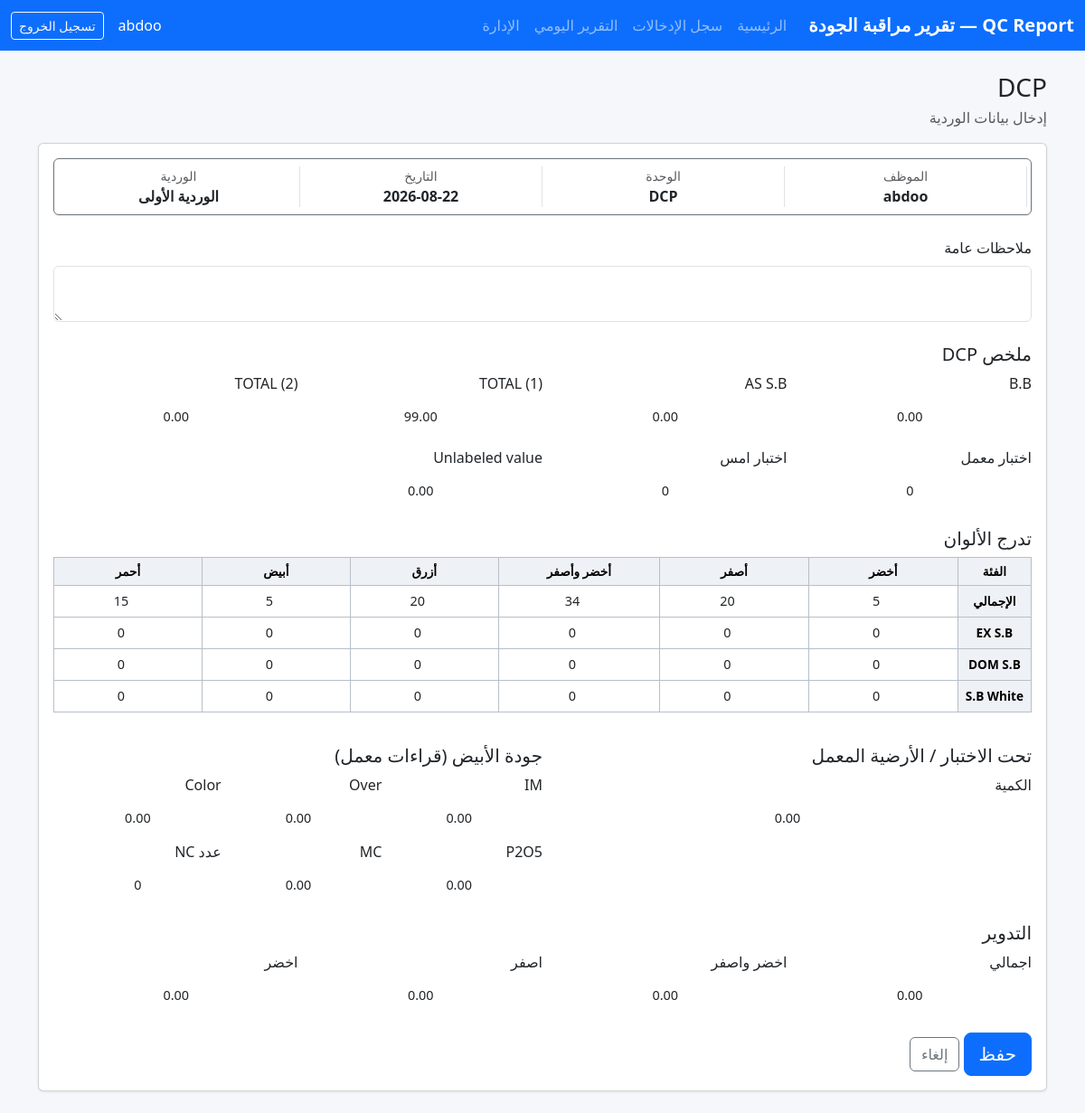
/entry/DCP/2026-08-22/SHIFT_1/edit/ (signed in), run on the app's committed database.
### qc_report/models.py (models this page shows, shortened)
class User(AbstractUser):
    assigned_unit = models.CharField(
        "الوحدة المسند إليها",
        max_length=20,
        choices=Unit.choices,
        null=True,
        blank=True,
    )
    @property
    def is_manager(self):
        return self.is_staff or self.is_superuser or self.assigned_unit is None

class ShiftEntry(models.Model):
    unit = models.CharField("الوحدة", max_length=20, choices=Unit.choices)
    entry_date = models.DateField("التاريخ")
    shift = models.CharField("الوردية", max_length=10, choices=Shift.choices)
    submitted_by = models.ForeignKey(
        settings.AUTH_USER_MODEL,
        verbose_name="أدخلها",
        on_delete=models.CASCADE,
        related_name="shift_entries",
    )
    submitted_at = models.DateTimeField("وقت الإدخال", auto_now_add=True)
    general_notes = models.TextField("ملاحظات عامة", blank=True)
    class Meta:
        constraints = [
            models.UniqueConstraint(
                fields=["unit", "entry_date", "shift"],
                name="unique_shift_per_unit_per_day",
            )
        ]
        ordering = ["entry_date", "unit", "shift"]

### qc_report/views.py (the view)
@login_required
def entry_edit(request, unit, entry_date, shift):
    get_unit_or_404(unit)
    entry = get_object_or_404(
        ShiftEntry, unit=unit, entry_date=entry_date, shift=shift
    )
    if not (request.user.is_manager or entry.submitted_by == request.user):
        messages.error(request, "لا تملك صلاحية تعديل هذا الإدخال.")
        return redirect("dashboard")
    if request.method == "POST":
        ctx = _build_all_forms(unit, data=request.POST, entry=entry)
        if all_row_forms_valid(_flatten_forms(ctx)):
            try:
                with transaction.atomic():
                    ctx["shift_form"].save()
                    _save_related(entry, request.POST)
                messages.success(request, "تم تعديل الإدخال بنجاح.")
                return redirect("entry_done", unit=unit, pk=entry.pk)
            except (IntegrityError, ValidationError):
                ctx["shift_form"].add_error(
                    None,
                    "يوجد إدخال آخر لنفس الوحدة والتاريخ والوردية.",
                )
    else:
        ctx = _build_all_forms(unit, entry=entry)
    return render(
        request,
        _entry_template(unit),
        {
            "unit": unit,
            "unit_label": unit_label(unit),
            "editing": True,
            "entry": entry,
            "today": timezone.localdate(),
            **header_context(request, unit, entry=entry),
            **ctx,
        },
    )

### qc_report/forms.py
class ShiftEntryForm(forms.ModelForm):
    class Meta:
        model = ShiftEntry
        fields = ["general_notes"]
        widgets = {
            "general_notes": forms.Textarea(attrs={"rows": 2, "class": "form-control"}),
        }

### qc_report/converters.py (called while the page is built)
    def to_python(self, value):
        return datetime.strptime(value, "%Y-%m-%d").date()

### qc_report/forms.py (called while the page is built)
def _number_field(form, name):
    field = form.fields[name]
    if isinstance(field, forms.DecimalField):
        field.widget.attrs.update(DECIMAL_ATTRS)
    else:
        field.widget.attrs.update(INTEGER_ATTRS)

### qc_report/views.py (called while the page is built, shortened)
def header_context(request, unit, entry=None):
    if entry is not None:
        return {
            "header_user": entry.submitted_by.get_full_name()
            or entry.submitted_by.username,
            "header_date": entry.entry_date,
            "header_shift": entry.get_shift_display(),
        }

def unit_label(unit):
    return dict(ShiftEntry._meta.get_field("unit").choices)[unit]

def get_unit_or_404(unit):
    if unit not in Unit.values:
        raise Http404
    return unit

def _entry_template(unit):
    if unit in SOP_UNIT_TEMPLATES:
        return SOP_UNIT_TEMPLATES[unit]
    templates = {
        "DCP": "entry_dcp.html",
        "PA": "entry_pa.html",
        "SA": "entry_sa.html",
        "GCC1": "entry_gcc.html",
        "GCC2": "entry_gcc.html",
        "LOADING": "entry_loading.html",
    }
    return templates[unit]

### templates/entry_dcp.html (shortened to what this page needs)
{% extends "base.html" %}
{% block content %}
<h3 class="mb-1">DCP</h3>
<p class="text-muted">إدخال بيانات الوردية</p>
<form method="post" class="card">
  <div class="card-body">
    {% include "partials/shift_fields.html" %}
    <h5 class="mt-4 mb-2">ملخص DCP</h5>
    <div class="row g-3 excel-grid">
      {% for field in dcp.summary %}
        <div class="col-6 col-md-3">
          <label class="form-label" for="{{ field.id_for_label }}">{{ field.label }}</label>
          {{ field }}
        </div>
      {% endfor %}
    </div>
    <h5 class="mt-4 mb-2">تدرج الألوان</h5>
    <div class="table-responsive">
      <table class="table excel-grid align-middle text-center">
        <thead class="table-light">
          <tr>
            <th>الفئة</th><th>أخضر</th><th>أصفر</th><th>أخضر وأصفر</th>
            <th>أزرق</th><th>أبيض</th><th>أحمر</th>
          </tr>
        </thead>
        <tbody>
          {% for row in dcp.grading_rows %}
            <tr>
              <th class="table-light">{{ row.label }}</th>
              <td>{{ row.form.green }}</td>
              <td>{{ row.form.yellow }}</td>
              <td>{{ row.form.green_yellow }}</td>
              <td>{{ row.form.blue }}</td>
              <td>{{ row.form.white }}</td>
              <td>{{ row.form.red }}</td>
            </tr>
          {% endfor %}
        </tbody>
      </table>
    </div>
    <div class="row g-3 mt-1 excel-grid">
      <div class="col-12 col-md-6">
        <h5 class="mb-2">تحت الاختبار / الأرضية المعمل</h5>
        <label class="form-label" for="{{ dcp.under_test.quantity.id_for_label }}">الكمية</label>
        {{ dcp.under_test.quantity }}
      </div>
      <div class="col-12 col-md-6">
        <h5 class="mb-2">جودة الأبيض (قراءات معمل)</h5>
        <div class="row g-2">
          {% for field in dcp.white_quality %}
            <div class="col-6 col-md-4">
              <label class="form-label" for="{{ field.id_for_label }}">{{ field.label }}</label>
              {{ field }}
            </div>
          {% endfor %}
        </div>
      </div>
    </div>
    <h5 class="mt-4 mb-2">التدوير</h5>
    <div class="row g-3 excel-grid">
      {% for field in dcp.rework %}
        <div class="col-6 col-md-3">
          <label class="form-label" for="{{ field.id_for_label }}">{{ field.label }}</label>
          {{ field }}
        </div>
      {% endfor %}
    </div>
    <button type="submit" class="btn btn-primary btn-lg mt-4">حفظ</button>
    <a href="{% url 'dashboard' %}" class="btn btn-outline-secondary mt-4">إلغاء</a>
  </div>
</form>
{% endblock %}

### templates/base.html (shortened to what this page needs)
{% load static %}
<!DOCTYPE html>
<html lang="ar" dir="rtl">
<head>
  <link href="https://cdn.jsdelivr.net/npm/bootstrap@5.3.3/dist/css/bootstrap.rtl.min.css" rel="stylesheet">
</head>
<body>
<nav class="navbar navbar-expand-lg navbar-dark bg-primary no-print">
  <div class="container-fluid">
    <a class="navbar-brand" href="{% url 'dashboard' %}">QC Report — تقرير مراقبة الجودة</a>
    <div class="collapse navbar-collapse" id="mainNav">
      <ul class="navbar-nav me-auto">
        <li class="nav-item"><a class="nav-link" href="{% url 'dashboard' %}">الرئيسية</a></li>
        <li class="nav-item"><a class="nav-link" href="{% url 'records' %}">سجل الإدخالات</a></li>
        {% if user.is_manager %}
          <li class="nav-item"><a class="nav-link" href="{% url 'report_today' %}">التقرير اليومي</a></li>
          <li class="nav-item"><a class="nav-link" href="/admin/">الإدارة</a></li>
        {% endif %}
      </ul>
      {% if user.is_authenticated %}
        <span class="navbar-text text-white me-3">{{ user.username }}</span>
        <form method="post" action="{% url 'logout' %}" class="d-inline">
          <button class="btn btn-outline-light btn-sm" type="submit">تسجيل الخروج</button>
        </form>
      {% endif %}
    </div>
  </div>
</nav>
<main class="container py-4">
  {% block content %}{% endblock %}
</main>
</body>
</html>

### templates/partials/shift_fields.html (shortened to what this page needs)
<div class="card mb-4 border-secondary">
  <div class="card-body py-2">
    <div class="row text-center">
      <div class="col-6 col-md-3 border-start">
        <small class="text-muted d-block">الموظف</small>
        <strong>{{ header_user }}</strong>
      </div>
      <div class="col-6 col-md-3 border-start">
        <small class="text-muted d-block">الوحدة</small>
        <strong>{{ unit_label }}</strong>
      </div>
      <div class="col-6 col-md-3 border-start">
        <small class="text-muted d-block">التاريخ</small>
        <strong>{{ header_date|date:"Y-m-d" }}</strong>
      </div>
      <div class="col-6 col-md-3 border-start">
        <small class="text-muted d-block">الوردية</small>
        {% if header_shift %}<strong>{{ header_shift }}</strong>
        {% elif header_shift_label %}<strong>{{ header_shift_label }}</strong>
        {% else %}<span class="badge bg-danger">غير محددة</span>{% endif %}
      </div>
    </div>
  </div>
</div>
<div class="row g-3 mb-4">
  <div class="col-12">
    <label class="form-label" for="{{ shift_form.general_notes.id_for_label }}">ملاحظات عامة</label>
    {{ shift_form.general_notes }}
  </div>
</div>

### templates/base.html (style rules this page uses)
body { background-color: #f6f7fb; }
.navbar-brand { font-weight: bold; }
.card { box-shadow: 0 1px 3px rgba(0,0,0,.08); }
.table th, .table td { vertical-align: middle; }
.num-input { max-width: 110px; }
.excel-grid { border-collapse: collapse !important; width: 100%; }
.excel-grid th, .excel-grid td { border: 1px solid #b8bfc9 !important; padding: 0 !important; margin: 0; }
.excel-grid th { padding: 5px 8px !important; background: #eef1f5 !important; font-size: .85rem; white-space: nowrap; }
.excel-grid .form-control, .excel-grid .form-select { width: 100%; max-width: none; height: 34px; min-height: 34px; border: 0; border-radius: 0; box-shadow: none; margin: 0; text-align: center; background-color: transparent; font-size: .9rem; }
.excel-grid input[type="number"] { -moz-appearance: textfield; }

### data on the page
User: username "abdoo"
ShiftEntry: unit "DCP", entry_date "2026-08-22"

### other printed values
{{ header_shift }} "الوردية الأولى"
{{ field.label }} "B.B" "AS S.B" "TOTAL (1)" "TOTAL (2)" "اختبار معمل" "اختبار امس" "Unlabeled value"
{{ row.label }} "الإجمالي" "EX S.B" "DOM S.B" "S.B White"
{{ field.label }} "IM" "Over" "Color" "P2O5" "MC" "عدد NC"
{{ field.label }} "اجمالي" "اخضر واصفر" "اصفر" "اخضر"
